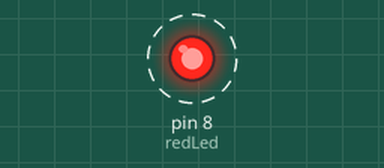
A sketch run on a simulated Arduino Uno, built with avr-gcc and run on an emulated ATmega328P. Parts: output pins drawn as LEDs (lit = HIGH). Dashed ring = blinking.

Above: at 0.5 s.
Timing chart, 0 to 4.6 s (numbered marks = the images above):
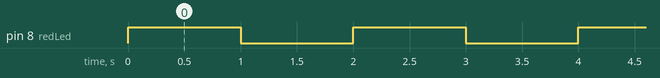

Measured:
- by itself, pin 8 (redLed): alternates HIGH for 1.0 s and LOW for 1.0 s

The sketch:

LED.ino
```cpp
int redLed = 8;

void setup() {
  // put your setup code here, to run once:
  pinMode(redLed, OUTPUT);
}

void loop() {
  // put your main code here, to run repeatedly:
  digitalWrite(redLed, HIGH);
//  analogWrite(redLed, HIGH);
  delay(1000);
  digitalWrite(redLed, LOW);
//  analogWrite(redLed, LOW);
  delay(1000);
}
```
